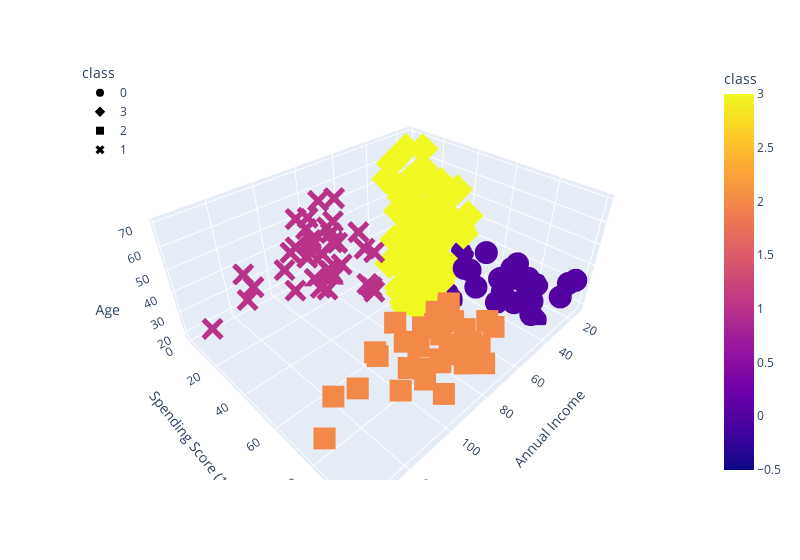

The notebook cell this image was saved under:
### Code cell
# plot the DataFrame with a third axis
fig = px.scatter_3d(
    df_shopping,
    x="Annual Income",
    y="Spending Score (1-100)",
    z="Age",
    color="class",
    symbol="class",
    width=800,
)
fig.update_layout(legend=dict(x=0, y=1))
fig.show()

### Figure 1 — Plotly figure (JSON) as saved in the notebook; plotly's stock layout.template omitted (floating-point values rounded to 4 significant figures)
{"data": [{"hovertemplate": "class=%{marker.color}<br>Annual Income=%{x}<br>Spending Score (1-100)=%{y}<br>Age=%{z}<extra></extra>", "legendgroup": "0", "marker": {"color": [0, 0, 0, 0, 0, 0, 0, 0, 0, 0, 0, 0, 0, 0, 0, 0, 0, 0, 0, 0, 0, 0, 0, 0, 0, 0, 0, 0], "coloraxis": "coloraxis", "symbol": "circle"}, "mode": "markers", "name": "0", "scene": "scene", "showlegend": true, "type": "scatter3d", "x": [15, 15, 16, 17, 18, 19, 19, 20, 20, 21, 23, 24, 25, 28, 28, 29, 30, 33, 33, 34, 37, 38, 39, 39, 42, 46, 48, 48], "y": [39, 81, 77, 76, 94, 72, 99, 77, 79, 66, 98, 73, 73, 82, 61, 87, 73, 92, 81, 73, 75, 92, 61, 65, 60, 55, 59, 59], "z": [19, 21, 23, 22, 23, 30, 35, 24, 22, 20, 35, 25, 31, 29, 35, 23, 21, 18, 21, 30, 20, 24, 31, 24, 33, 19, 18, 19]}, {"hovertemplate": "class=%{marker.color}<br>Annual Income=%{x}<br>Spending Score (1-100)=%{y}<br>Age=%{z}<extra></extra>", "legendgroup": "3", "marker": {"color": [3, 3, 3, 3, 3, 3, 3, 3, 3, 3, 3, 3, 3, 3, 3, 3, 3, 3, 3, 3, 3, 3, 3, 3, 3, 3, 3, 3, 3, 3, 3, 3, 3, 3, 3, 3, 3, 3, 3, 3, 3, 3, 3, 3, 3, 3, 3, 3, 3, 3, 3, 3, 3, 3, 3, 3, 3, 3, 3, 3, 3, 3, 3, 3, 3, 3, 3, 3, 3, 3, 3, 3, 3, 3, 3, 3, 3, 3, 3, 3, 3, 3, 3, 3, 3, 3, 3, 3, 3, 3, 3, 3, 3, 3, 3], "coloraxis": "coloraxis", "symbol": "diamond"}, "mode": "markers", "name": "3", "scene": "scene", "showlegend": true, "type": "scatter3d", "x": [16, 17, 18, 19, 19, 20, 20, 21, 23, 24, 25, 28, 28, 29, 30, 33, 33, 34, 37, 38, 39, 39, 40, 40, 40, 40, 42, 43, 43, 43, 43, 44, 44, 46, 46, 46, 47, 47, 48, 48, 48, 48, 49, 49, 50, 50, 54, 54, 54, 54, 54, 54, 54, 54, 54, 54, 54, 54, 57, 57, 58, 58, 59, 59, 60, 60, 60, 60, 60, 60, 61, 61, 62, 62, 62, 62, 62, 62, 63, 63, 63, 63, 63, 63, 64, 64, 65, 65, 65, 65, 67, 67, 67, 67, 69], "y": [6, 40, 6, 3, 14, 15, 13, 35, 29, 35, 5, 14, 32, 31, 4, 4, 14, 17, 26, 35, 36, 28, 55, 47, 42, 42, 52, 54, 60, 45, 41, 50, 46, 51, 46, 56, 52, 59, 51, 50, 48, 47, 55, 42, 49, 56, 47, 54, 53, 48, 52, 42, 51, 55, 41, 44, 57, 46, 58, 55, 60, 46, 55, 41, 49, 40, 42, 52, 47, 50, 42, 49, 41, 48, 59, 55, 56, 42, 50, 46, 43, 48, 52, 54, 42, 46, 48, 50, 43, 59, 43, 57, 56, 40, 58], "z": [20, 31, 35, 64, 67, 58, 37, 35, 52, 35, 46, 54, 45, 40, 60, 53, 49, 42, 36, 65, 48, 49, 50, 27, 29, 31, 49, 31, 59, 50, 47, 51, 69, 27, 53, 70, 67, 54, 63, 43, 68, 32, 70, 47, 60, 60, 59, 26, 45, 40, 23, 49, 57, 38, 67, 46, 21, 48, 55, 22, 34, 50, 68, 18, 48, 40, 32, 24, 47, 27, 48, 20, 23, 49, 67, 26, 49, 21, 66, 54, 68, 66, 65, 19, 38, 19, 18, 19, 63, 49, 51, 50, 27, 38, 40]}, {"hovertemplate": "class=%{marker.color}<br>Annual Income=%{x}<br>Spending Score (1-100)=%{y}<br>Age=%{z}<extra></extra>", "legendgroup": "2", "marker": {"color": [2, 2, 2, 2, 2, 2, 2, 2, 2, 2, 2, 2, 2, 2, 2, 2, 2, 2, 2, 2, 2, 2, 2, 2, 2, 2, 2, 2, 2, 2, 2, 2, 2, 2, 2, 2, 2, 2, 2], "coloraxis": "coloraxis", "symbol": "square"}, "mode": "markers", "name": "2", "scene": "scene", "showlegend": true, "type": "scatter3d", "x": [69, 70, 71, 71, 71, 72, 73, 73, 74, 75, 76, 77, 77, 78, 78, 78, 78, 78, 78, 79, 81, 85, 86, 87, 87, 87, 88, 88, 93, 97, 98, 99, 101, 103, 103, 113, 120, 126, 137], "y": [91, 77, 95, 75, 75, 71, 88, 73, 72, 93, 87, 97, 74, 90, 88, 76, 89, 78, 73, 83, 93, 75, 95, 63, 75, 92, 86, 69, 90, 86, 88, 97, 68, 85, 69, 91, 79, 74, 83], "z": [39, 31, 40, 38, 39, 31, 29, 32, 35, 32, 32, 28, 32, 34, 39, 38, 27, 30, 30, 29, 31, 36, 33, 32, 28, 36, 30, 27, 35, 32, 29, 30, 28, 36, 32, 38, 35, 32, 30]}, {"hovertemplate": "class=%{marker.color}<br>Annual Income=%{x}<br>Spending Score (1-100)=%{y}<br>Age=%{z}<extra></extra>", "legendgroup": "1", "marker": {"color": [1, 1, 1, 1, 1, 1, 1, 1, 1, 1, 1, 1, 1, 1, 1, 1, 1, 1, 1, 1, 1, 1, 1, 1, 1, 1, 1, 1, 1, 1, 1, 1, 1, 1, 1, 1, 1, 1], "coloraxis": "coloraxis", "symbol": "x"}, "mode": "markers", "name": "1", "scene": "scene", "showlegend": true, "type": "scatter3d", "x": [70, 71, 71, 71, 72, 73, 73, 74, 75, 76, 77, 77, 78, 78, 78, 78, 78, 78, 79, 81, 85, 86, 87, 87, 87, 88, 88, 93, 97, 98, 99, 101, 103, 103, 113, 120, 126, 137], "y": [29, 35, 11, 9, 34, 5, 7, 10, 5, 40, 12, 36, 22, 17, 20, 16, 1, 1, 35, 5, 26, 20, 27, 13, 10, 13, 15, 14, 32, 15, 39, 24, 17, 23, 8, 16, 28, 18], "z": [23, 43, 59, 47, 25, 20, 44, 19, 57, 28, 25, 48, 34, 43, 44, 47, 37, 34, 56, 19, 50, 42, 36, 40, 36, 52, 58, 59, 37, 46, 41, 54, 41, 34, 33, 47, 45, 32]}], "layout": {"coloraxis": {"colorbar": {"title": {"text": "class"}}, "colorscale": [[0, "#0d0887"], [0.1111, "#46039f"], [0.2222, "#7201a8"], [0.3333, "#9c179e"], [0.4444, "#bd3786"], [0.5556, "#d8576b"], [0.6667, "#ed7953"], [0.7778, "#fb9f3a"], [0.8889, "#fdca26"], [1, "#f0f921"]]}, "legend": {"title": {"text": "class"}, "tracegroupgap": 0, "x": 0, "y": 1}, "margin": {"t": 60}, "scene": {"domain": {"x": [0, 1], "y": [0, 1]}, "xaxis": {"title": {"text": "Annual Income"}}, "yaxis": {"title": {"text": "Spending Score (1-100)"}}, "zaxis": {"title": {"text": "Age"}}}, "width": 800}}
